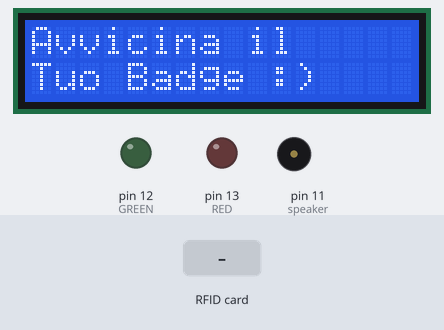
Bench run of a sketch on a simulated Arduino Mega 2560, built with avr-gcc and run on an emulated ATmega2560. On the bench: 16×2 character LCD, output pins drawn as LEDs (lit = HIGH), buzzer (waves = sounding). Wiring (inferred from the names in the program): DS3231 clock at I2C address 0x68. The inputs (shaded band) are chosen by the test bench. The local clock reads 2024-03-15 10:24:30 at power-on unless the sketch sets it; storage starts empty; pins used as bus, display or sensor lines are not drawn.

Above: at 1.3 s.
1.4 s: RFID card F4 D1 04 B0 held to the reader
At 3.3 s:
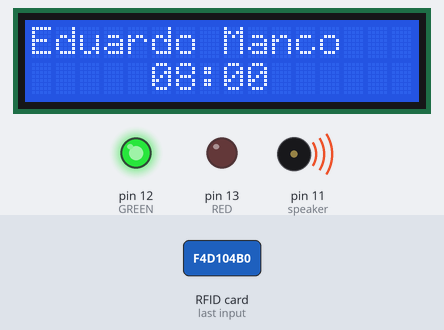
At 4.2 s:
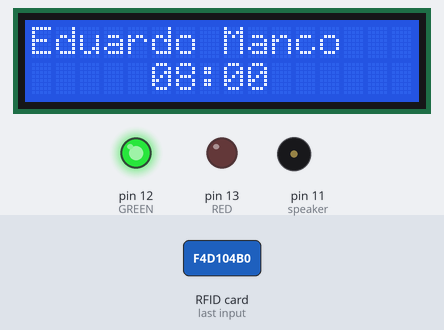
4.4 s: RFID card 5E 7A 19 C4 held to the reader
At 7.7 s:
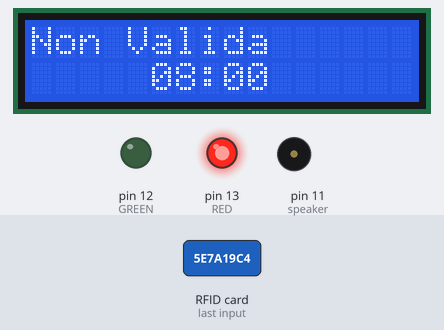
Timing chart, 0 to 10.5 s (numbered marks = the images above; inputs shaded):
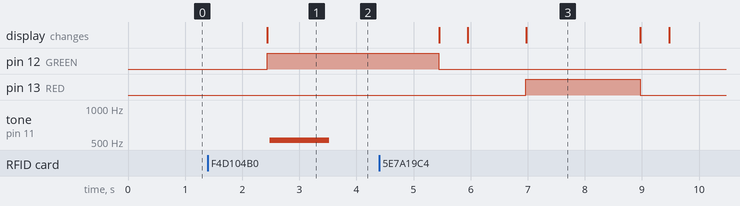

Measured:
- after the input at 1.4 s, pin 12 (GREEN): LOW → HIGH after 1.0 s; tone on pin 11 (speaker): silent → 520 Hz after 1.1 s, → silent 1.0 s later; the display: changes after 1.0 s (image 1)
- after the input at 4.4 s, pin 13 (RED): LOW → HIGH after 2.6 s, → LOW 2.0 s later; the display: first differs from a run without the input after 2.6 s (image 3)

The sketch:

sketch_1.7.ino
```cpp
/*
 * BigBrother 1.7 - Aldo & Eduardo Manco
 * Recorder of Entrances and Exits of Employees From Building
 * Platform: Arduino/Genuino Mega or Mega 2560
 */

#include <SPI.h>
#include <MFRC522.h>
#include "Wire.h"
#include <SD.h>
#include "LiquidCrystal.h"

#define SDA_PIN 53
#define RST_PIN 3
MFRC522 mfrc522(SDA_PIN, RST_PIN);

#define DS3231_I2C_ADDRESS 0x68

LiquidCrystal lcd(8,9,4,5,6,7);

#define GREEN 12
#define RED 13

int speaker = 11; // PIN -> 9|10|11
#define c 3830 // 261Hz
#define d 3400 // 294Hz
#define e 3038 // 329Hz
#define f 2864 // 349Hz
#define g 2550 // 392Hz
#define a 2272 // 440Hz
#define b 2028 // 493Hz
#define C 1912 // 523Hz

// Stampa sullo Schermo LCD le Istruzioni

void printInstruction(){
  lcd.print("Avvicina il");
  // Sposta il Cursore sulla Parte Inferiore dello Schermo LCD
  lcd.setCursor(0, 1);
  lcd.print("Tuo Badge :\u0029");
}

// Convertire Numero Decimale in Numero Binario

byte decToBin(byte number)
{
  return((number/10*16)+(number%10));
}

// Convertire Numero Binario in Numero Decimale

byte binToDec(byte number)
{
  return((number/16*10)+(number%16));
}

// Inizializzazione Data & Ora su RTC

void setter(
  byte second,
  byte minute,
  byte hour,
  byte dayOfWeek,
  byte dayOfMonth,
  byte month,
  byte year)
{
  // Inizia Comunicazione con RTC DS3231
  Wire.beginTransmission(DS3231_I2C_ADDRESS);
  // Imposta Input Successivo Per Iniziare a Registrare i Secondi
  Wire.write(0);
  // Inizializza i Parametri di Data & Ora con Sistema Decimale, li Trasforma in Numero Binario e li Immagazzina in 7 Byte sull'RTC
  Wire.write(decToBin(second)); // Inizializza Secondi (0, 60)
  Wire.write(decToBin(minute)); // Inizializza Minuti (0, 60)
  Wire.write(decToBin(hour)); // Inizializza Ore (0, 24)
  Wire.write(decToBin(dayOfWeek)); // Inizializza Giorno della Settimana (1, 7)
  Wire.write(decToBin(dayOfMonth)); // Inizializza Giorno (1, 31)
  Wire.write(decToBin(month)); // Inizializza Mese (1, 12)
  Wire.write(decToBin(year)); // Inizializza Anno (0, 99)
  // Fine Comunicazione con RTC DS3231
  Wire.endTransmission();
}

// Lettura Data & Ora da RTC

void getter(
  byte *second,
  byte *minute,
  byte *hour,
  byte *dayOfWeek,
  byte *dayOfMonth,
  byte *month,
  byte *year)
{
  // Inizia Comunicazione con RTC DS3231
  Wire.beginTransmission(DS3231_I2C_ADDRESS);
  // Imposta Input Successivo Per Iniziare a Registrare i Secondi
  Wire.write(0);
  // Fine Comunicazione con RTC DS3231
  Wire.endTransmission();
  // Ottenere dall'RTC i 7 Byte Contenenti Data & Ora con Sistema Binario e Trasformarli in Numero Decimale
  Wire.requestFrom(DS3231_I2C_ADDRESS, 7);
  // Leggi Data & Ora su RTC con Sistema Decimale
  *second = binToDec(Wire.read() & 0x7f); // Leggi Secondo
  *minute = binToDec(Wire.read()); // Leggi Minuto
  *hour = binToDec(Wire.read() & 0x3f); // Leggi Ora
  *dayOfWeek = binToDec(Wire.read()); // Leggi Giorno della Settimana
  *dayOfMonth = binToDec(Wire.read()); // Leggi Giorno
  *month = binToDec(Wire.read()); // Leggi Mese
  *year = binToDec(Wire.read()); // Leggi Anno
}

// Scrivi Data & Ora su File nel Formato: lunedì dd/mm/yyyy hh:mm

void datetime(
  File file,
  int minute,
  int hour,
  int dayOfWeek,
  int dayOfMonth,
  int month,
  int year)
{
  String week;
  // Scrivi Giorno Settimanale Come Testo
  switch(dayOfWeek){
    case 1: week = "Lunedi"; break;
    case 2: week = "Martedi"; break;
    case 3: week = "Mercoledi"; break;
    case 4: week = "Giovedi"; break;
    case 5: week = "Venerdi"; break;
    case 6: week = "Sabato"; break;
    case 7: week = "Domenica"; break;
  }
  file.print(week);
  file.print(" ");
  if(dayOfMonth<10 && dayOfMonth>-1){
    file.print("0");
  }
  file.print(dayOfMonth, DEC);
  file.print("/");
  if(month<10 && month>-1){
    file.print("0");
  }
  file.print(month, DEC);
  file.print("/");
  file.print(year, DEC);
  file.print(" ");
  if(hour<10 && hour>-1){
    file.print("0");
  }
  file.print(hour, DEC);
  file.print(":");
  if(minute<10 && minute>-1){
    file.print("0");
  }
  file.print(minute, DEC);
  delay(1000);
  // Scrivi Prossimo Spostamento a Capo
  file.println();
}

// Stampa Ora al Centro della Parte Inferiore dello Schermo LCD

void timeOnLCD(
  int hour,
  int minute){
  // Sposta il Cursore sulla Parte Inferiore dello Schermo LCD
  lcd.setCursor(0,1);
  // Sposta il Cursore al Centro
  lcd.print("     ");
  // Anteponi uno Zero se l'Ora Corrente è Compresa tra 0 e 9
  if(hour<10 && hour>-1){
    lcd.print("0");
  }
  // Stampa l'Orario
  lcd.print(hour);
  lcd.print(":");
  // Anteponi uno Zero se il Minuto Corrente è Compreso tra 0 e 9
  if(minute<10 && minute>-1){
    lcd.print("0");
  }
  lcd.print(minute);
}

// Riproduci il Suono di una Nota per una Durata Prestabilita

void playNote(){
  // Durata della Nota
  int note = C;
  // Durata del Suono in Microsecondi
  long duration = 1000000;
  // Tempo Trascorso
  long elapsedTime = 0;

  // Suona Fino a Quando Non Raggiunge un Lasso di Tempo Prestabilito
  while(elapsedTime < duration)
  {
    // Inizia Suono
    digitalWrite(speaker, HIGH);
    // Ritardo tra un Suono e l'Altro
    delayMicroseconds(note/2);

    // Termina Suono
    digitalWrite(speaker, LOW);
    delayMicroseconds(note/2);

    // Calcola il Tempo Passato
    elapsedTime+=note;
  }
}


void setup()
{
  // Inizializza Comunicazione Seriale
  Serial.begin(9600);
  // Inizializza SPI BUS
  SPI.begin();
  //Inizializza RFID MFRC522
  mfrc522.PCD_Init();
  // Inizializza Comunicazione tra Arduino & RTC
  Wire.begin();
  // Inizializza Data & Ora (Secondi, Minuti, Ore, Giorno Settimanale, Giorno, Mese, Anno)
  setter(0,0,8,2,3,1,17);
  // Inizializza Schermo LCD a 2 Righe con 16 Caratteri
  lcd.begin(16,2);
  // Sposta il Cursore sulla Parte Superiore dello Schermo LCD
  lcd.setCursor(0,0);
  // Inizializza LED Verde
  pinMode(GREEN, OUTPUT);
  // Inizializza LED Rosso
  pinMode(RED, OUTPUT);
  //inizializza Speaker
  pinMode(speaker, OUTPUT);
  if(!SD.begin(2)) //Se il PIN CS Non è Impostato su 2
  {
    return;
  }
  printInstruction();
}


void loop()
{
  if(!mfrc522.PICC_IsNewCardPresent()) // Se Non Viene Letto Nessun Badge
  {
    return;
  }
  if(!mfrc522.PICC_ReadCardSerial()) // Se il UID Tag del Badge Non Viene Letto
  {
    return;
  }

  byte second, minute, hour, dayOfWeek, dayOfMonth, month, year;
  // Leggi Data & Ora da RTC
  getter(&second, &minute, &hour, &dayOfWeek, &dayOfMonth, &month, &year);

  String badge = ""; //Stringa Vuota
  // Concatena UID Tag del Badge alla Stringa Vuota
  for(byte i=0; i<mfrc522.uid.size; i++)
  {
     badge.concat(String(mfrc522.uid.uidByte[i] < 0x10 ? " 0" : " "));
     badge.concat(String(mfrc522.uid.uidByte[i], HEX));
  }
  // Rendi Lettere Esadecimali della Variabile 'badge' Contenente il UID Tag Maiuscole
  badge.toUpperCase();


  //Se la Variabile Contiene il UID Tag del Badge di Eduardo Manco
  if (badge.substring(1) == "F4 D1 04 B0")
  {
    // Crea File Per Ogni Dipendente
    File eduardo;
    // Apri File Per Scrittura
    eduardo = SD.open("eduardo.txt", FILE_WRITE);
    datetime(eduardo, minute, hour, dayOfWeek, dayOfMonth, month, year);
    // Chiudi File del Dipendente
    eduardo.close();
    // Cancella Scritta "Avvicina il Tuo Badge :)"
    lcd.clear();
    // Accendi LED Verde
    digitalWrite(GREEN, HIGH);
    // Stampa il Nome del Dipendente che ha Appena Strisciato il Badge
    lcd.print("Eduardo Manco");
    timeOnLCD(hour, minute);
    playNote();
    // Leggi gli Statement che Seguono Dopo 3 Secondi, 1 della Funzione playNote() + 2 di Ritardo
    delay(2000);
    // Spegni LED Verde
    digitalWrite(GREEN, LOW);
    // Pulisci Schermo LCD
    lcd.clear();
    // Riscrivi Istruzione Iniziale con Mezzo Minuto di Ritardo
    delay(500);
    printInstruction();
  }


  else if (badge.substring(1) == "C6 18 26 9F")
  {
    File luigi;
    luigi = SD.open("luigi.txt", FILE_WRITE);
    datetime(luigi, minute, hour, dayOfWeek, dayOfMonth, month, year);
    luigi.close();
    lcd.clear();
    digitalWrite(GREEN, HIGH);
    lcd.print("Luigi Santagata");
    timeOnLCD(hour, minute);
    playNote();
    delay(2000);
    digitalWrite(GREEN, LOW);
    lcd.clear();
    delay(500);
    printInstruction();
  }


  else //Se il UID Tag del Badge non è di Nessun Dipendente
  {
    // Crea un File Per Tutti i Badge Non Validi
    File invalid;
    invalid = SD.open("invalid.txt", FILE_WRITE);
    datetime(invalid, minute, hour, dayOfWeek, dayOfMonth, month, year);
    invalid.close();
    lcd.clear();
    digitalWrite(RED, HIGH);
    lcd.print("Non Valida");
    timeOnLCD(hour, minute);
    delay(2000);
    digitalWrite(RED, LOW);
    lcd.clear();
    delay(500);
    printInstruction();
  }
}
```
